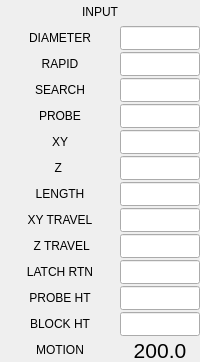
          <widget class="QWidget" name="widget_input" native="true">
           <property name="sizePolicy">
            <sizepolicy hsizetype="Preferred" vsizetype="Preferred">
             <horstretch>0</horstretch>
             <verstretch>0</verstretch>
            </sizepolicy>
           </property>
           <property name="minimumSize">
            <size>
             <width>160</width>
             <height>0</height>
            </size>
           </property>
           <property name="maximumSize">
            <size>
             <width>16777215</width>
             <height>16777215</height>
            </size>
           </property>
           <layout class="QVBoxLayout" name="verticalLayout_2">
            <property name="spacing">
             <number>2</number>
            </property>
            <property name="leftMargin">
             <number>0</number>
            </property>
            <property name="topMargin">
             <number>0</number>
            </property>
            <property name="rightMargin">
             <number>0</number>
            </property>
            <property name="bottomMargin">
             <number>0</number>
            </property>
            <item>
             <widget class="QWidget" name="widget_settings" native="true">
              <property name="minimumSize">
               <size>
                <width>0</width>
                <height>0</height>
               </size>
              </property>
              <layout class="QGridLayout" name="gridLayout_5">
               <property name="leftMargin">
                <number>0</number>
               </property>
               <property name="topMargin">
                <number>0</number>
               </property>
               <property name="rightMargin">
                <number>0</number>
               </property>
               <property name="bottomMargin">
                <number>0</number>
               </property>
               <property name="horizontalSpacing">
                <number>0</number>
               </property>
               <property name="verticalSpacing">
                <number>2</number>
               </property>
               <item row="12" column="0">
                <widget class="QLabel" name="lab_z_2">
                 <property name="text">
                  <string>Z </string>
                 </property>
                 <property name="alignment">
                  <set>Qt::AlignCenter</set>
                 </property>
                 <property name="margin">
                  <number>4</number>
                 </property>
                </widget>
               </item>
               <item row="14" column="1">
                <widget class="QLineEdit" name="input_max_travel">
                 <property name="sizePolicy">
                  <sizepolicy hsizetype="Preferred" vsizetype="Preferred">
                   <horstretch>0</horstretch>
                   <verstretch>0</verstretch>
                  </sizepolicy>
                 </property>
                 <property name="minimumSize">
                  <size>
                   <width>70</width>
                   <height>24</height>
                  </size>
                 </property>
                 <property name="maximumSize">
                  <size>
                   <width>80</width>
                   <height>24</height>
                  </size>
                 </property>
                 <property name="font">
                  <font>
                   <pointsize>10</pointsize>
                  </font>
                 </property>
                 <property name="cursor">
                  <cursorShape>IBeamCursor</cursorShape>
                 </property>
                 <property name="toolTip">
                  <string>Maximum  X and Ytravel during search</string>
                 </property>
                 <property name="text">
                  <string/>
                 </property>
                 <property name="maxLength">
                  <number>7</number>
                 </property>
                 <property name="frame">
                  <bool>true</bool>
                 </property>
                 <property name="alignment">
                  <set>Qt::AlignCenter</set>
                 </property>
                </widget>
               </item>
               <item row="8" column="1">
                <widget class="QLineEdit" name="input_rapid_vel">
                 <property name="sizePolicy">
                  <sizepolicy hsizetype="Preferred" vsizetype="Preferred">
                   <horstretch>0</horstretch>
                   <verstretch>0</verstretch>
                  </sizepolicy>
                 </property>
                 <property name="minimumSize">
                  <size>
                   <width>70</width>
                   <height>24</height>
                  </size>
                 </property>
                 <property name="maximumSize">
                  <size>
                   <width>80</width>
                   <height>24</height>
                  </size>
                 </property>
                 <property name="font">
                  <font>
                   <pointsize>10</pointsize>
                  </font>
                 </property>
                 <property name="cursor">
                  <cursorShape>IBeamCursor</cursorShape>
                 </property>
                 <property name="toolTip">
                  <string>Probe rapid velocity</string>
                 </property>
                 <property name="text">
                  <string/>
                 </property>
                 <property name="maxLength">
                  <number>7</number>
                 </property>
                 <property name="frame">
                  <bool>true</bool>
                 </property>
                 <property name="alignment">
                  <set>Qt::AlignCenter</set>
                 </property>
                </widget>
               </item>
               <item row="9" column="1">
                <widget class="QLineEdit" name="input_search_vel">
                 <property name="sizePolicy">
                  <sizepolicy hsizetype="Preferred" vsizetype="Preferred">
                   <horstretch>0</horstretch>
                   <verstretch>0</verstretch>
                  </sizepolicy>
                 </property>
                 <property name="minimumSize">
                  <size>
                   <width>70</width>
                   <height>24</height>
                  </size>
                 </property>
                 <property name="maximumSize">
                  <size>
                   <width>80</width>
                   <height>24</height>
                  </size>
                 </property>
                 <property name="font">
                  <font>
                   <pointsize>10</pointsize>
                  </font>
                 </property>
                 <property name="cursor">
                  <cursorShape>IBeamCursor</cursorShape>
                 </property>
                 <property name="toolTip">
                  <string>Search velocity</string>
                 </property>
                 <property name="text">
                  <string/>
                 </property>
                 <property name="maxLength">
                  <number>7</number>
                 </property>
                 <property name="frame">
                  <bool>true</bool>
                 </property>
                 <property name="alignment">
                  <set>Qt::AlignCenter</set>
                 </property>
                </widget>
               </item>
               <item row="22" column="0">
                <widget class="QLabel" name="label_tool_block_height_3">
                 <property name="text">
                  <string>MOTION</string>
                 </property>
                 <property name="alignment">
                  <set>Qt::AlignCenter</set>
                 </property>
                 <property name="margin">
                  <number>4</number>
                 </property>
                </widget>
               </item>
               <item row="9" column="0">
                <widget class="QLabel" name="lab_search_vel">
                 <property name="text">
                  <string>SEARCH</string>
                 </property>
                 <property name="alignment">
                  <set>Qt::AlignCenter</set>
                 </property>
                 <property name="margin">
                  <number>4</number>
                 </property>
                </widget>
               </item>
               <item row="5" column="0" colspan="2">
                <widget class="QLabel" name="lbl_results_2">
                 <property name="sizePolicy">
                  <sizepolicy hsizetype="Preferred" vsizetype="Fixed">
                   <horstretch>0</horstretch>
                   <verstretch>0</verstretch>
                  </sizepolicy>
                 </property>
                 <property name="minimumSize">
                  <size>
                   <width>0</width>
                   <height>24</height>
                  </size>
                 </property>
                 <property name="maximumSize">
                  <size>
                   <width>16777215</width>
                   <height>24</height>
                  </size>
                 </property>
                 <property name="text">
                  <string>INPUT</string>
                 </property>
                 <property name="alignment">
                  <set>Qt::AlignCenter</set>
                 </property>
                </widget>
               </item>
               <item row="6" column="0">
                <widget class="QLabel" name="lab_ball_diam">
                 <property name="text">
                  <string>DIAMETER</string>
                 </property>
                 <property name="alignment">
                  <set>Qt::AlignCenter</set>
                 </property>
                 <property name="margin">
                  <number>4</number>
                 </property>
                </widget>
               </item>
               <item row="10" column="1">
                <widget class="QLineEdit" name="input_probe_vel">
                 <property name="sizePolicy">
                  <sizepolicy hsizetype="Preferred" vsizetype="Preferred">
                   <horstretch>0</horstretch>
                   <verstretch>0</verstretch>
                  </sizepolicy>
                 </property>
                 <property name="minimumSize">
                  <size>
                   <width>70</width>
                   <height>24</height>
                  </size>
                 </property>
                 <property name="maximumSize">
                  <size>
                   <width>80</width>
                   <height>24</height>
                  </size>
                 </property>
                 <property name="font">
                  <font>
                   <pointsize>10</pointsize>
                  </font>
                 </property>
                 <property name="cursor">
                  <cursorShape>IBeamCursor</cursorShape>
                 </property>
                 <property name="toolTip">
                  <string>Probe velocity</string>
                 </property>
                 <property name="text">
                  <string/>
                 </property>
                 <property name="maxLength">
                  <number>7</number>
                 </property>
                 <property name="frame">
                  <bool>true</bool>
                 </property>
                 <property name="alignment">
                  <set>Qt::AlignCenter</set>
                 </property>
                </widget>
               </item>
               <item row="14" column="0">
                <widget class="QLabel" name="lab_max_travel">
                 <property name="text">
                  <string>XY TRAVEL</string>
                 </property>
                 <property name="alignment">
                  <set>Qt::AlignCenter</set>
                 </property>
                 <property name="margin">
                  <number>4</number>
                 </property>
                </widget>
               </item>
               <item row="17" column="1">
                <widget class="QLineEdit" name="input_tool_probe_height">
                 <property name="sizePolicy">
                  <sizepolicy hsizetype="Preferred" vsizetype="Preferred">
                   <horstretch>0</horstretch>
                   <verstretch>0</verstretch>
                  </sizepolicy>
                 </property>
                 <property name="minimumSize">
                  <size>
                   <width>70</width>
                   <height>24</height>
                  </size>
                 </property>
                 <property name="maximumSize">
                  <size>
                   <width>80</width>
                   <height>24</height>
                  </size>
                 </property>
                 <property name="font">
                  <font>
                   <pointsize>10</pointsize>
                  </font>
                 </property>
                 <property name="cursor">
                  <cursorShape>IBeamCursor</cursorShape>
                 </property>
                 <property name="toolTip">
                  <string>Tool probe height</string>
                 </property>
                 <property name="text">
                  <string/>
                 </property>
                 <property name="maxLength">
                  <number>7</number>
                 </property>
                 <property name="frame">
                  <bool>true</bool>
                 </property>
                 <property name="alignment">
                  <set>Qt::AlignCenter</set>
                 </property>
                </widget>
               </item>
               <item row="8" column="0">
                <widget class="QLabel" name="lab_probe_rapid">
                 <property name="text">
                  <string>RAPID</string>
                 </property>
                 <property name="alignment">
                  <set>Qt::AlignCenter</set>
                 </property>
                 <property name="margin">
                  <number>4</number>
                 </property>
                </widget>
               </item>
               <item row="13" column="1">
                <widget class="QLineEdit" name="input_side_edge_length">
                 <property name="sizePolicy">
                  <sizepolicy hsizetype="Preferred" vsizetype="Preferred">
                   <horstretch>0</horstretch>
                   <verstretch>0</verstretch>
                  </sizepolicy>
                 </property>
                 <property name="minimumSize">
                  <size>
                   <width>70</width>
                   <height>24</height>
                  </size>
                 </property>
                 <property name="maximumSize">
                  <size>
                   <width>80</width>
                   <height>24</height>
                  </size>
                 </property>
                 <property name="font">
                  <font>
                   <pointsize>10</pointsize>
                  </font>
                 </property>
                 <property name="cursor">
                  <cursorShape>IBeamCursor</cursorShape>
                 </property>
                 <property name="toolTip">
                  <string>Edge length</string>
                 </property>
                 <property name="text">
                  <string/>
                 </property>
                 <property name="maxLength">
                  <number>7</number>
                 </property>
                 <property name="frame">
                  <bool>true</bool>
                 </property>
                 <property name="alignment">
                  <set>Qt::AlignCenter</set>
                 </property>
                </widget>
               </item>
               <item row="6" column="1">
                <widget class="QLineEdit" name="input_probe_diam">
                 <property name="sizePolicy">
                  <sizepolicy hsizetype="Preferred" vsizetype="Preferred">
                   <horstretch>0</horstretch>
                   <verstretch>0</verstretch>
                  </sizepolicy>
                 </property>
                 <property name="minimumSize">
                  <size>
                   <width>70</width>
                   <height>24</height>
                  </size>
                 </property>
                 <property name="maximumSize">
                  <size>
                   <width>80</width>
                   <height>24</height>
                  </size>
                 </property>
                 <property name="font">
                  <font>
                   <pointsize>10</pointsize>
                  </font>
                 </property>
                 <property name="cursor">
                  <cursorShape>IBeamCursor</cursorShape>
                 </property>
                 <property name="mouseTracking">
                  <bool>true</bool>
                 </property>
                 <property name="toolTip">
                  <string>Probe diameter</string>
                 </property>
                 <property name="layoutDirection">
                  <enum>Qt::LeftToRight</enum>
                 </property>
                 <property name="inputMask">
                  <string/>
                 </property>
                 <property name="text">
                  <string/>
                 </property>
                 <property name="maxLength">
                  <number>7</number>
                 </property>
                 <property name="frame">
                  <bool>true</bool>
                 </property>
                 <property name="alignment">
                  <set>Qt::AlignCenter</set>
                 </property>
                </widget>
               </item>
               <item row="16" column="0">
                <widget class="QLabel" name="lab_latch_rtrn_dist">
                 <property name="text">
                  <string>LATCH RTN</string>
                 </property>
                 <property name="alignment">
                  <set>Qt::AlignCenter</set>
                 </property>
                 <property name="margin">
                  <number>4</number>
                 </property>
                </widget>
               </item>
               <item row="21" column="0">
                <widget class="QLabel" name="label_tool_block_height_2">
                 <property name="text">
                  <string>BLOCK HT</string>
                 </property>
                 <property name="alignment">
                  <set>Qt::AlignCenter</set>
                 </property>
                 <property name="margin">
                  <number>4</number>
                 </property>
                </widget>
               </item>
               <item row="11" column="0">
                <widget class="QLabel" name="lab_xy">
                 <property name="text">
                  <string>XY</string>
                 </property>
                 <property name="alignment">
                  <set>Qt::AlignCenter</set>
                 </property>
                 <property name="margin">
                  <number>4</number>
                 </property>
                </widget>
               </item>
               <item row="22" column="1">
                <widget class="StatusLabel" name="statuslabel_motiontype">
                 <property name="minimumSize">
                  <size>
                   <width>70</width>
                   <height>24</height>
                  </size>
                 </property>
                 <property name="maximumSize">
                  <size>
                   <width>80</width>
                   <height>24</height>
                  </size>
                 </property>
                 <property name="text">
                  <string>&lt;html&gt;&lt;head/&gt;&lt;body&gt;&lt;p&gt;&lt;span style=&quot; font-size:16pt;&quot;&gt;200.0&lt;/span&gt;&lt;/p&gt;&lt;/body&gt;&lt;/html&gt;</string>
                 </property>
                 <property name="alignment">
                  <set>Qt::AlignCenter</set>
                 </property>
                 <property name="scaleText" stdset="0">
                  <bool>false</bool>
                 </property>
                 <property name="motion_type_status" stdset="0">
                  <bool>true</bool>
                 </property>
                </widget>
               </item>
               <item row="13" column="0">
                <widget class="QLabel" name="lab_length">
                 <property name="text">
                  <string>LENGTH</string>
                 </property>
                 <property name="alignment">
                  <set>Qt::AlignCenter</set>
                 </property>
                 <property name="margin">
                  <number>4</number>
                 </property>
                </widget>
               </item>
               <item row="12" column="1">
                <widget class="QLineEdit" name="input_z_clearance">
                 <property name="sizePolicy">
                  <sizepolicy hsizetype="Preferred" vsizetype="Preferred">
                   <horstretch>0</horstretch>
                   <verstretch>0</verstretch>
                  </sizepolicy>
                 </property>
                 <property name="minimumSize">
                  <size>
                   <width>70</width>
                   <height>24</height>
                  </size>
                 </property>
                 <property name="maximumSize">
                  <size>
                   <width>80</width>
                   <height>24</height>
                  </size>
                 </property>
                 <property name="font">
                  <font>
                   <pointsize>10</pointsize>
                  </font>
                 </property>
                 <property name="cursor">
                  <cursorShape>IBeamCursor</cursorShape>
                 </property>
                 <property name="toolTip">
                  <string>Distance to move Z up or down during search</string>
                 </property>
                 <property name="text">
                  <string/>
                 </property>
                 <property name="maxLength">
                  <number>7</number>
                 </property>
                 <property name="frame">
                  <bool>true</bool>
                 </property>
                 <property name="alignment">
                  <set>Qt::AlignCenter</set>
                 </property>
                </widget>
               </item>
               <item row="10" column="0">
                <widget class="QLabel" name="lab_probe_vel">
                 <property name="text">
                  <string>PROBE</string>
                 </property>
                 <property name="alignment">
                  <set>Qt::AlignCenter</set>
                 </property>
                 <property name="margin">
                  <number>4</number>
                 </property>
                </widget>
               </item>
               <item row="16" column="1">
                <widget class="QLineEdit" name="input_latch_return_dist">
                 <property name="sizePolicy">
                  <sizepolicy hsizetype="Preferred" vsizetype="Preferred">
                   <horstretch>0</horstretch>
                   <verstretch>0</verstretch>
                  </sizepolicy>
                 </property>
                 <property name="minimumSize">
                  <size>
                   <width>70</width>
                   <height>24</height>
                  </size>
                 </property>
                 <property name="maximumSize">
                  <size>
                   <width>80</width>
                   <height>24</height>
                  </size>
                 </property>
                 <property name="font">
                  <font>
                   <pointsize>10</pointsize>
                  </font>
                 </property>
                 <property name="cursor">
                  <cursorShape>IBeamCursor</cursorShape>
                 </property>
                 <property name="toolTip">
                  <string>Latch return distance</string>
                 </property>
                 <property name="text">
                  <string/>
                 </property>
                 <property name="maxLength">
                  <number>7</number>
                 </property>
                 <property name="frame">
                  <bool>true</bool>
                 </property>
                 <property name="alignment">
                  <set>Qt::AlignCenter</set>
                 </property>
                </widget>
               </item>
               <item row="11" column="1">
                <widget class="QLineEdit" name="input_xy_clearance">
                 <property name="sizePolicy">
                  <sizepolicy hsizetype="Preferred" vsizetype="Preferred">
                   <horstretch>0</horstretch>
                   <verstretch>0</verstretch>
                  </sizepolicy>
                 </property>
                 <property name="minimumSize">
                  <size>
                   <width>70</width>
                   <height>24</height>
                  </size>
                 </property>
                 <property name="maximumSize">
                  <size>
                   <width>80</width>
                   <height>24</height>
                  </size>
                 </property>
                 <property name="font">
                  <font>
                   <pointsize>10</pointsize>
                  </font>
                 </property>
                 <property name="cursor">
                  <cursorShape>IBeamCursor</cursorShape>
                 </property>
                 <property name="toolTip">
                  <string>Distance to move before starting search</string>
                 </property>
                 <property name="text">
                  <string/>
                 </property>
                 <property name="maxLength">
                  <number>7</number>
                 </property>
                 <property name="frame">
                  <bool>true</bool>
                 </property>
                 <property name="cursorPosition">
                  <number>0</number>
                 </property>
                 <property name="alignment">
                  <set>Qt::AlignCenter</set>
                 </property>
                </widget>
               </item>
               <item row="17" column="0">
                <widget class="QLabel" name="label_tool_block_height">
                 <property name="text">
                  <string>PROBE HT</string>
                 </property>
                 <property name="alignment">
                  <set>Qt::AlignCenter</set>
                 </property>
                 <property name="margin">
                  <number>4</number>
                 </property>
                </widget>
               </item>
               <item row="21" column="1">
                <widget class="QLineEdit" name="input_tool_block_height">
                 <property name="sizePolicy">
                  <sizepolicy hsizetype="Preferred" vsizetype="Preferred">
                   <horstretch>0</horstretch>
                   <verstretch>0</verstretch>
                  </sizepolicy>
                 </property>
                 <property name="minimumSize">
                  <size>
                   <width>70</width>
                   <height>24</height>
                  </size>
                 </property>
                 <property name="maximumSize">
                  <size>
                   <width>80</width>
                   <height>24</height>
                  </size>
                 </property>
                 <property name="font">
                  <font>
                   <pointsize>10</pointsize>
                  </font>
                 </property>
                 <property name="cursor">
                  <cursorShape>IBeamCursor</cursorShape>
                 </property>
                 <property name="toolTip">
                  <string>Tool block height</string>
                 </property>
                 <property name="text">
                  <string/>
                 </property>
                 <property name="maxLength">
                  <number>7</number>
                 </property>
                 <property name="frame">
                  <bool>true</bool>
                 </property>
                 <property name="alignment">
                  <set>Qt::AlignCenter</set>
                 </property>
                </widget>
               </item>
               <item row="15" column="0">
                <widget class="QLabel" name="lab_max_travel_2">
                 <property name="text">
                  <string> Z TRAVEL</string>
                 </property>
                 <property name="alignment">
                  <set>Qt::AlignCenter</set>
                 </property>
                 <property name="margin">
                  <number>4</number>
                 </property>
                </widget>
               </item>
               <item row="15" column="1">
                <widget class="QLineEdit" name="input_max_z_travel">
                 <property name="sizePolicy">
                  <sizepolicy hsizetype="Preferred" vsizetype="Preferred">
                   <horstretch>0</horstretch>
                   <verstretch>0</verstretch>
                  </sizepolicy>
                 </property>
                 <property name="minimumSize">
                  <size>
                   <width>70</width>
                   <height>24</height>
                  </size>
                 </property>
                 <property name="maximumSize">
                  <size>
                   <width>80</width>
                   <height>24</height>
                  </size>
                 </property>
                 <property name="font">
                  <font>
                   <pointsize>10</pointsize>
                  </font>
                 </property>
                 <property name="cursor">
                  <cursorShape>IBeamCursor</cursorShape>
                 </property>
                 <property name="toolTip">
                  <string>Maximum Z travel during search</string>
                 </property>
                 <property name="text">
                  <string/>
                 </property>
                 <property name="maxLength">
                  <number>7</number>
                 </property>
                 <property name="frame">
                  <bool>true</bool>
                 </property>
                 <property name="alignment">
                  <set>Qt::AlignCenter</set>
                 </property>
                </widget>
               </item>
              </layout>
             </widget>
            </item>
           </layout>
          </widget>
